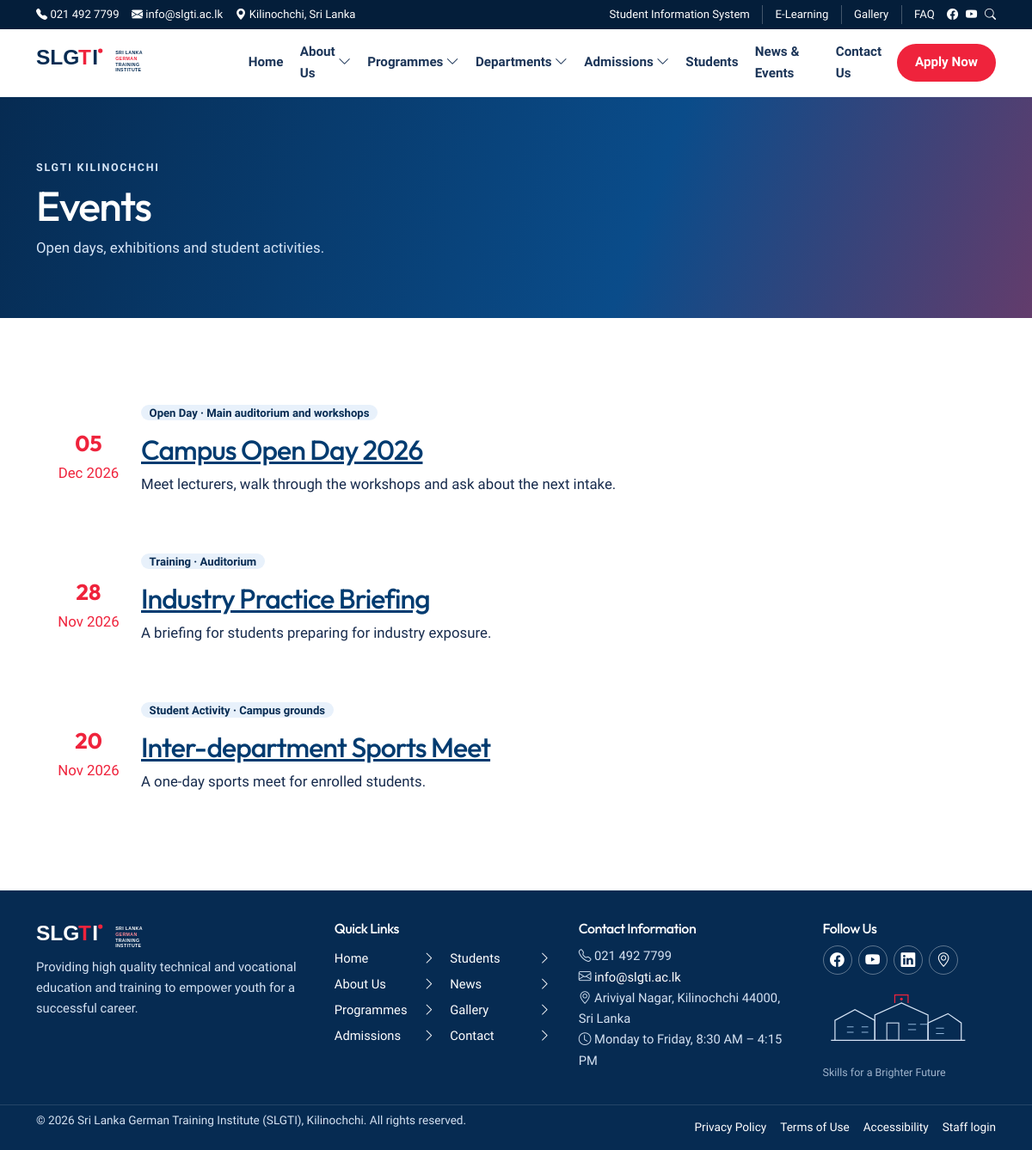
The app's page /events with its own data.
### tables this page shows
CREATE TABLE `menu_items` (
  `id` int unsigned NOT NULL AUTO_INCREMENT,
  `menu_id` int unsigned NOT NULL,
  `parent_id` int unsigned DEFAULT NULL,
  `label` varchar(150) NOT NULL,
  `url` varchar(255) NOT NULL,
  `sort_order` int NOT NULL DEFAULT '0',
  `status` varchar(20) NOT NULL DEFAULT 'published',
  PRIMARY KEY (`id`),
  KEY `fk_menu_items_parent` (`parent_id`),
  KEY `idx_menu_order` (`menu_id`,`sort_order`),
  CONSTRAINT `fk_menu_items_menu` FOREIGN KEY (`menu_id`) REFERENCES `menus` (`id`) ON DELETE CASCADE,
  CONSTRAINT `fk_menu_items_parent` FOREIGN KEY (`parent_id`) REFERENCES `menu_items` (`id`) ON DELETE CASCADE
);

CREATE TABLE `events` (
  `id` int unsigned NOT NULL AUTO_INCREMENT,
  `category_id` int unsigned DEFAULT NULL,
  `title` varchar(220) NOT NULL,
  `slug` varchar(220) NOT NULL,
  `excerpt` text NOT NULL,
  `body` mediumtext NOT NULL,
  `venue` varchar(180) DEFAULT NULL,
  `image` varchar(255) DEFAULT NULL,
  `starts_at` datetime NOT NULL,
  `ends_at` datetime DEFAULT NULL,
  `registration_url` varchar(255) DEFAULT NULL,
  `status` varchar(20) NOT NULL DEFAULT 'published',
  `created_at` datetime NOT NULL DEFAULT CURRENT_TIMESTAMP,
  `updated_at` datetime NOT NULL DEFAULT CURRENT_TIMESTAMP ON UPDATE CURRENT_TIMESTAMP,
  PRIMARY KEY (`id`),
  UNIQUE KEY `slug` (`slug`),
  KEY `fk_events_category` (`category_id`),
  KEY `idx_events_start` (`status`,`starts_at`),
  CONSTRAINT `fk_events_category` FOREIGN KEY (`category_id`) REFERENCES `event_categories` (`id`) ON DELETE SET NULL
);

CREATE TABLE `event_categories` (
  `id` int unsigned NOT NULL AUTO_INCREMENT,
  `name` varchar(120) NOT NULL,
  `slug` varchar(120) NOT NULL,
  PRIMARY KEY (`id`),
  UNIQUE KEY `slug` (`slug`)
);

### app/Helpers/functions.php (called while the page is built, shortened)
<?php
function config(string $key, mixed $default = null): mixed
{
    return $GLOBALS['app_config'][$key] ?? $default;
}
function e(?string $value): string
{
    return htmlspecialchars((string) $value, ENT_QUOTES, 'UTF-8');
}
function base_url(string $path = ''): string
{
    static $base = null;
    if ($base === null) {
        $configured = (string) config('url', '');
        if ($configured !== '') {
            $base = rtrim($configured, '/');
        } else {
            $script = str_replace('\\', '/', dirname($_SERVER['SCRIPT_NAME'] ?? ''));
            $script = (string) preg_replace('#/public$#', '', $script);
            $base = ($script === '/' || $script === '.' || $script === '') ? '' : rtrim($script, '/');
        }
    }
    if ($path === '') {
        return $base === '' ? '/' : $base;
    }
    return ($base === '' ? '' : $base) . '/' . ltrim($path, '/');
}
function url(string $path = ''): string
{
    return base_url($path);
}
function asset(string $path): string
{
    $relative = ltrim($path, '/');
    $full = ROOT_PATH . '/public/assets/' . $relative;
    $version = is_file($full) ? (string) filemtime($full) : '1';
    return base_url('assets/' . $relative) . '?v=' . $version;
}
function current_path(): string
{
    $path = parse_url($_SERVER['REQUEST_URI'] ?? '/', PHP_URL_PATH) ?: '/';
    $base = rtrim(base_url(), '/');
    $path = '/' . trim($path, '/');
    return $path === '/' ? '/' : rtrim($path, '/');
}
function is_active(string $path): bool
{
    $current = current_path();
    $path = parse_url($path, PHP_URL_PATH) ?: '/';
    $path = '/' . trim($path, '/');
    if ($path === '/') {
        return $current === '/';
    }
    return $current === $path || str_starts_with($current, $path . '/');
}
function format_date(?string $date, string $format = 'd M Y'): string
{
    $time = strtotime($date);
    return $time ? date($format, $time) : '';
}
function settings(?string $key = null, ?string $default = null): mixed
{
    static $cache = null;
    if ($cache === null) {
        $rows = \App\Core\Model::fetchAll('SELECT setting_key, setting_value FROM settings');
        $cache = [];
        foreach ($rows as $row) {
            $cache[$row['setting_key']] = $row['setting_value'];
        }
    }
    if ($key === null) {
        return $cache;
    }
    return $cache[$key] ?? $default;
}
function setting_url(string $key, string $fallback = '#'): string
{
    $value = trim((string) settings($key, ''));
    return $value !== '' ? $value : $fallback;
}
function menu_tree(string $slug): array
{
    $menu = \App\Core\Model::fetch('SELECT id FROM menus WHERE slug = ?', [$slug]);
    $items = \App\Core\Model::fetchAll(
        "SELECT * FROM menu_items WHERE menu_id = ? AND status = 'published' ORDER BY sort_order ASC, id ASC",
        [(int) $menu['id']]
    );
    $grouped = [];
    foreach ($items as $item) {
        $grouped[(int) ($item['parent_id'] ?? 0)][] = $item;
    }
    $build = function (int $parent) use (&$build, $grouped): array {
        $branch = [];
        foreach ($grouped[$parent] ?? [] as $item) {
            $item['children'] = $build((int) $item['id']);
            $branch[] = $item;
        }
        return $branch;
    };
    return $build(0);
}
function nav_href(string $href): string
{
    return base_url(ltrim($href, '/'));
}
function view(string $name, array $data = [], ?string $layout = 'layouts/main'): void
{
    $data['metaTitle'] = $data['metaTitle'] ?? settings('site_name', 'SLGTI');
    $data['metaDescription'] = $data['metaDescription'] ?? settings('meta_description', '');
    extract($data, EXTR_SKIP);
    $viewFile = APP_PATH . '/Views/' . $name . '.php';
    require $viewFile;
    require APP_PATH . '/Views/' . $layout . '.php';
}

### app/Controllers/EventController.php (called while the page is built, shortened)
<?php
final class EventController
{
    public function index(): void
    {
        $events = Model::fetchAll(
            "SELECT e.*, c.name AS category_name FROM events e
             LEFT JOIN event_categories c ON c.id = e.category_id
             WHERE e.status = 'published' ORDER BY e.starts_at DESC"
        );
        view('events/index', [
            'events' => $events,
            'metaTitle' => 'Events | SLGTI',
            'metaDescription' => 'Institutional events, student activities and training programmes at SLGTI.',
        ]);
    }
}

### app/bootstrap.php (called while the page is built, shortened)
<?php
require APP_PATH . '/Helpers/functions.php';
spl_autoload_register(static function (string $class): void {
    $prefix = 'App\\';
    $relative = str_replace('\\', '/', substr($class, strlen($prefix)));
    $file = APP_PATH . '/' . $relative . '.php';
});
$router = new Router();
$router->dispatch($_SERVER['REQUEST_METHOD'] ?? 'GET', $_SERVER['REQUEST_URI'] ?? '/');

### public/index.php (called while the page is built, shortened)
<?php
require APP_PATH . '/bootstrap.php';

### config/database.php (called while the page is built, shortened)
<?php
return [
    'host' => '127.0.0.1',
    'port' => 3306,
    'database' => 'webslgti',
    'username' => 'root',
    'password' => '1234',
    'charset' => 'utf8mb4',
];

### app/Core/Database.php (called while the page is built, shortened)
<?php
final class Database
{
    private static ?PDO $pdo = null;
    public static function connection(): PDO
    {
        if (self::$pdo instanceof PDO) {
            return self::$pdo;
        }
        $config = require CONFIG_PATH . '/database.php';
        $dsn = sprintf(
            'mysql:host=%s;port=%d;dbname=%s;charset=%s',
            $config['host'],
            (int) $config['port'],
            $config['database'],
            $config['charset']
        );
        try {
            self::$pdo = new PDO($dsn, $config['username'], $config['password'], [
                PDO::ATTR_ERRMODE => PDO::ERRMODE_EXCEPTION,
                PDO::ATTR_DEFAULT_FETCH_MODE => PDO::FETCH_ASSOC,
                PDO::ATTR_EMULATE_PREPARES => false,
            ]);
        } catch (PDOException $exception) {
            self::fail($exception);
        }
        return self::$pdo;
    }
}

### app/Core/Model.php (called while the page is built, shortened)
<?php
class Model
{
    public static function query(string $sql, array $params = []): PDOStatement
    {
        $statement = Database::connection()->prepare($sql);
        $statement->execute($params);
        return $statement;
    }
    public static function fetchAll(string $sql, array $params = []): array
    {
        return self::query($sql, $params)->fetchAll();
    }
    public static function fetch(string $sql, array $params = []): ?array
    {
        $row = self::query($sql, $params)->fetch();
        return $row ?: null;
    }
}

### app/Views/events/index.php (the view)
<?php $title = 'Events'; $lead = 'Open days, exhibitions and student activities.'; require APP_PATH . '/Views/partials/page-hero.php'; ?>
<section class="section">
    <div class="container event-list">
        <?php foreach ($events as $event): ?>
            <article>
                <time datetime="<?= e($event['starts_at']) ?>"><strong><?= e(format_date($event['starts_at'], 'd')) ?></strong><?= e(format_date($event['starts_at'], 'M Y')) ?></time>
                <div>
                    <p class="badge"><?= e($event['category_name'] ?: 'Event') ?> · <?= e($event['venue']) ?></p>
                    <h2><a href="<?= e(url('events/' . $event['slug'])) ?>"><?= e($event['title']) ?></a></h2>
                    <p><?= e($event['excerpt']) ?></p>
                </div>
            </article>
        <?php endforeach; ?>
    </div>
</section>

### app/Core/Router.php (shortened to what this page needs)
<?php
final class Router
{
    private array $routes = [];
    private function add(string $method, string $path, array $handler): void
    {
        $this->routes[] = compact('method', 'path', 'handler');
    }
    public function dispatch(string $method, string $uri): void
    {
        $path = parse_url($uri, PHP_URL_PATH) ?: '/';
        $base = rtrim(str_replace('\\', '/', dirname($_SERVER['SCRIPT_NAME'] ?? '')), '/');
        $base = preg_replace('#/public$#', '', $base) ?: '';
        $path = '/' . trim($path, '/');
        if ($path !== '/') {
            $path = rtrim($path, '/');
        }
        foreach ($this->routes as $route) {
            if ($route['method'] !== $method) {
                continue;
            }
            $pattern = preg_replace('#\{([a-zA-Z_][a-zA-Z0-9_]*)\}#', '(?P<$1>[^/]+)', $route['path']);
            if (!preg_match('#^' . $pattern . '$#', $path, $matches)) {
                continue;
            }
            $params = [];
            $this->invoke($route['handler'], $params);
            return;
        }
    }
    private function invoke(array $handler, array $params): void
    {
        [$class, $method] = $handler;
        $controller = new $class();
        $controller->{$method}(...array_values($params));
    }
}

### app/Views/partials/navigation.php (shortened to what this page needs)
<?php $nav = $nav ?? menu_tree('header'); ?>
<nav class="primary-nav" id="primaryNav" aria-label="Primary">
    <ul>
        <?php if ($nav): ?>
            <?php foreach ($nav as $item): ?>
                <li class="<?= $item['children'] ? 'has-sub' : '' ?>">
                    <a href="<?= e(nav_href($item['url'])) ?>" <?= is_active($item['url']) ? 'aria-current="page"' : '' ?>>
                        <?= e($item['label']) ?>
                        <?php if ($item['children']): ?><i class="bi bi-chevron-down" aria-hidden="true"></i><?php endif; ?>
                    </a>
                </li>
            <?php endforeach; ?>
        <?php endif; ?>
    </ul>
</nav>

### app/Views/partials/footer.php
<?php $footerNav = menu_tree('footer'); ?>
<footer class="site-footer">
    <div class="container footer-grid">
        <div class="footer-brand">
            <img src="<?= e(asset('images/logo-white.svg')) ?>" alt="SLGTI" width="210" height="48">
            <p><?= e(settings('footer_text', 'Providing high quality technical and vocational education and training to empower youth for a successful career.')) ?></p>
        </div>
        <div>
            <h2>Quick Links</h2>
            <ul class="footer-links">
                <?php if ($footerNav): ?>
                    <?php foreach ($footerNav as $item): ?>
                        <li><a href="<?= e(nav_href($item['url'])) ?>"><?= e($item['label']) ?> <i class="bi bi-chevron-right"></i></a></li>
                    <?php endforeach; ?>
                <?php endif; ?>
            </ul>
        </div>
        <div>
            <h2>Contact Information</h2>
            <ul class="contact-list">
                <li><i class="bi bi-telephone"></i> <?= e(settings('phone')) ?></li>
                <li><i class="bi bi-envelope"></i> <a href="mailto:<?= e(settings('email')) ?>"><?= e(settings('email')) ?></a></li>
                <li><i class="bi bi-geo-alt"></i> <?= e(settings('address')) ?></li>
                <li><i class="bi bi-clock"></i> <?= e(settings('hours')) ?></li>
            </ul>
        </div>
        <div class="footer-follow">
            <h2>Follow Us</h2>
            <div class="footer-socials">
                <a href="<?= e(setting_url('facebook_url')) ?>" aria-label="Facebook" target="_blank" rel="noopener"><i class="bi bi-facebook"></i></a>
                <a href="<?= e(setting_url('youtube_url')) ?>" aria-label="YouTube" target="_blank" rel="noopener"><i class="bi bi-youtube"></i></a>
                <a href="<?= e(setting_url('linkedin_url')) ?>" aria-label="LinkedIn" target="_blank" rel="noopener"><i class="bi bi-linkedin"></i></a>
                <a href="<?= e(url('contact')) ?>" aria-label="Location"><i class="bi bi-geo-alt"></i></a>
            </div>
            <img class="campus-art" src="<?= e(asset('images/campus-line.svg')) ?>" alt="" width="180" height="90">
            <p class="campus-caption">Skills for a Brighter Future</p>
        </div>
    </div>
    <div class="footer-base">
        <div class="container footer-base-inner">
            <p>&copy; <?= date('Y') ?> Sri Lanka German Training Institute (SLGTI), Kilinochchi. All rights reserved.</p>
            <ul>
                <li><a href="<?= e(url('privacy')) ?>">Privacy Policy</a></li>
                <li><a href="<?= e(url('terms')) ?>">Terms of Use</a></li>
                <li><a href="<?= e(url('accessibility')) ?>">Accessibility</a></li>
                <li><a href="<?= e(url('admin/login')) ?>">Staff login</a></li>
            </ul>
        </div>
    </div>
</footer>

### records on screen
menu_items: label "Home"
menu_items: label "About Us"
menu_items: label "Programmes"
menu_items: label "Departments"
menu_items: label "Admissions"
menu_items: label "Students"
menu_items: label "News & Events"
menu_items: label "Contact Us"
events: starts_at "05", starts_at "Dec 2026", category.name "Open Day", venue "Main auditorium and workshops", title "Campus Open Day 2026", excerpt "Meet lecturers, walk through the workshops and ask about the next intake."
events: starts_at "28", starts_at "Nov 2026", category.name "Training", venue "Auditorium", title "Industry Practice Briefing", excerpt "A briefing for students preparing for industry exposure."
events: starts_at "20", starts_at "Nov 2026", category.name "Student Activity", venue "Campus grounds", title "Inter-department Sports Meet", excerpt "A one-day sports meet for enrolled students."
menu_items: label "Home"
menu_items: label "About Us"
menu_items: label "Programmes"
menu_items: label "Admissions"
menu_items: label "Students"
menu_items: label "News"
menu_items: label "Gallery"
menu_items: label "Contact"

### other values on screen
$phone "021 492 7799"
$email "info@slgti.ac.lk"
$location "Kilinochchi, Sri Lanka"
settings('phone') "021 492 7799"
settings('email') "info@slgti.ac.lk"
settings('address') "Ariviyal Nagar, Kilinochchi 44000, Sri Lanka"
settings('hours') "Monday to Friday, 8:30 AM – 4:15 PM"
